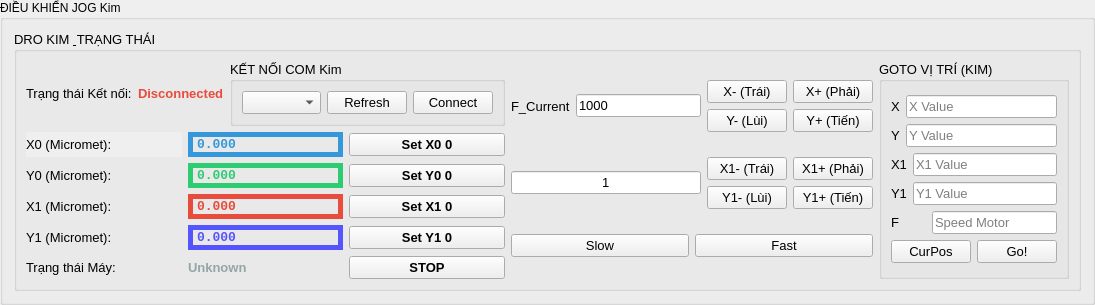
            <widget class="QGroupBox" name="groupBox_jogKim">
             <property name="sizePolicy">
              <sizepolicy hsizetype="Maximum" vsizetype="Maximum">
               <horstretch>0</horstretch>
               <verstretch>0</verstretch>
              </sizepolicy>
             </property>
             <property name="title">
              <string>ĐIỀU KHIỂN JOG Kim</string>
             </property>
             <layout class="QVBoxLayout" name="verticalLayout_jogKim_internal">
              <item>
               <widget class="QGroupBox" name="groupBox_droKim">
                <property name="font">
                 <font>
                  <pointsize>10</pointsize>
                 </font>
                </property>
                <property name="title">
                 <string>DRO KIM &amp; TRẠNG THÁI</string>
                </property>
                <layout class="QGridLayout" name="gridLayout_dro_Kim">
                 <item row="0" column="1">
                  <layout class="QVBoxLayout" name="verticalLayout_4">
                   <item>
                    <layout class="QHBoxLayout" name="horizontalLayout_5">
                     <item>
                      <layout class="QHBoxLayout" name="horizontalLayout_25">
                       <item>
                        <widget class="QLabel" name="label_2Kim">
                         <property name="text">
                          <string>F_Current</string>
                         </property>
                        </widget>
                       </item>
                       <item>
                        <widget class="QLineEdit" name="txt_input_send_FKim">
                         <property name="text">
                          <string>1000</string>
                         </property>
                        </widget>
                       </item>
                       <item>
                        <layout class="QVBoxLayout" name="verticalLayout_6">
                         <item>
                          <layout class="QHBoxLayout" name="horizontalLayout_36">
                           <item>
                            <widget class="QPushButton" name="jogXMinusKimButton">
                             <property name="text">
                              <string>X- (Trái)</string>
                             </property>
                            </widget>
                           </item>
                           <item>
                            <widget class="QPushButton" name="jogXPlusKimButton">
                             <property name="text">
                              <string>X+ (Phải)</string>
                             </property>
                            </widget>
                           </item>
                          </layout>
                         </item>
                         <item>
                          <layout class="QHBoxLayout" name="horizontalLayout_38">
                           <item>
                            <widget class="QPushButton" name="jogYMinusKimButton">
                             <property name="text">
                              <string>Y- (Lùi)</string>
                             </property>
                            </widget>
                           </item>
                           <item>
                            <widget class="QPushButton" name="jogYPlusKimButton">
                             <property name="text">
                              <string>Y+ (Tiến)</string>
                             </property>
                            </widget>
                           </item>
                          </layout>
                         </item>
                        </layout>
                       </item>
                      </layout>
                     </item>
                    </layout>
                   </item>
                   <item>
                    <layout class="QHBoxLayout" name="horizontalLayout_24">
                     <item>
                      <widget class="QLineEdit" name="txt_input_intervalDistanceKim">
                       <property name="layoutDirection">
                        <enum>Qt::LeftToRight</enum>
                       </property>
                       <property name="inputMethodHints">
                        <set>Qt::ImhDigitsOnly|Qt::ImhFormattedNumbersOnly|Qt::ImhPreferNumbers</set>
                       </property>
                       <property name="text">
                        <string>1</string>
                       </property>
                       <property name="alignment">
                        <set>Qt::AlignCenter</set>
                       </property>
                       <property name="placeholderText">
                        <string/>
                       </property>
                      </widget>
                     </item>
                     <item>
                      <layout class="QVBoxLayout" name="verticalLayout_5">
                       <item>
                        <layout class="QHBoxLayout" name="horizontalLayout">
                         <item>
                          <widget class="QPushButton" name="jogX1MinusKimButton">
                           <property name="text">
                            <string>X1- (Trái)</string>
                           </property>
                          </widget>
                         </item>
                         <item>
                          <widget class="QPushButton" name="jogX1PlusKimButton">
                           <property name="text">
                            <string>X1+ (Phải)</string>
                           </property>
                          </widget>
                         </item>
                        </layout>
                       </item>
                       <item>
                        <layout class="QHBoxLayout" name="horizontalLayout_26">
                         <item>
                          <widget class="QPushButton" name="jogY1MinusKimButton">
                           <property name="text">
                            <string>Y1- (Lùi)</string>
                           </property>
                          </widget>
                         </item>
                         <item>
                          <widget class="QPushButton" name="jogY1PlusKimButton">
                           <property name="text">
                            <string>Y1+ (Tiến)</string>
                           </property>
                          </widget>
                         </item>
                        </layout>
                       </item>
                      </layout>
                     </item>
                    </layout>
                   </item>
                   <item>
                    <layout class="QHBoxLayout" name="horizontalLayout_27">
                     <item>
                      <widget class="QPushButton" name="slowKimButton">
                       <property name="text">
                        <string>Slow</string>
                       </property>
                      </widget>
                     </item>
                     <item>
                      <widget class="QPushButton" name="fastKimButton">
                       <property name="text">
                        <string>Fast</string>
                       </property>
                      </widget>
                     </item>
                    </layout>
                   </item>
                  </layout>
                 </item>
                 <item row="0" column="0">
                  <layout class="QVBoxLayout" name="verticalLayout_3">
                   <item>
                    <layout class="QHBoxLayout" name="horizontalLayout_3">
                     <item>
                      <widget class="QLabel" name="label_status_title">
                       <property name="font">
                        <font>
                         <pointsize>10</pointsize>
                        </font>
                       </property>
                       <property name="text">
                        <string>Trạng thái Kết nối:</string>
                       </property>
                      </widget>
                     </item>
                     <item>
                      <widget class="QLabel" name="statusKimLabel">
                       <property name="font">
                        <font>
                         <pointsize>10</pointsize>
                         <weight>75</weight>
                         <bold>true</bold>
                        </font>
                       </property>
                       <property name="styleSheet">
                        <string>color: #e74c3c;</string>
                       </property>
                       <property name="text">
                        <string>Disconnected</string>
                       </property>
                      </widget>
                     </item>
                     <item>
                      <widget class="QGroupBox" name="groupBox_connectionKim">
                       <property name="title">
                        <string>KẾT NỐI COM Kim</string>
                       </property>
                       <layout class="QHBoxLayout" name="horizontalLayout_comKim">
                        <item>
                         <widget class="QComboBox" name="portComboBoxKim"/>
                        </item>
                        <item>
                         <widget class="QPushButton" name="refreshButtonKim">
                          <property name="text">
                           <string>Refresh</string>
                          </property>
                         </widget>
                        </item>
                        <item>
                         <widget class="QPushButton" name="connectButtonKim">
                          <property name="text">
                           <string>Connect</string>
                          </property>
                         </widget>
                        </item>
                       </layout>
                      </widget>
                     </item>
                    </layout>
                   </item>
                   <item>
                    <layout class="QHBoxLayout" name="horizontalLayout_20">
                     <item>
                      <widget class="QLabel" name="label_x_title">
                       <property name="sizePolicy">
                        <sizepolicy hsizetype="Minimum" vsizetype="Minimum">
                         <horstretch>0</horstretch>
                         <verstretch>0</verstretch>
                        </sizepolicy>
                       </property>
                       <property name="font">
                        <font>
                         <pointsize>10</pointsize>
                        </font>
                       </property>
                       <property name="autoFillBackground">
                        <bool>true</bool>
                       </property>
                       <property name="text">
                        <string>X0 (Micromet):</string>
                       </property>
                      </widget>
                     </item>
                     <item>
                      <widget class="QLabel" name="xPosKimLabel">
                       <property name="font">
                        <font>
                         <family>Consolas</family>
                         <pointsize>10</pointsize>
                         <weight>75</weight>
                         <bold>true</bold>
                        </font>
                       </property>
                       <property name="styleSheet">
                        <string>color: #3498db;</string>
                       </property>
                       <property name="frameShape">
                        <enum>QFrame::Box</enum>
                       </property>
                       <property name="lineWidth">
                        <number>5</number>
                       </property>
                       <property name="text">
                        <string>0.000</string>
                       </property>
                      </widget>
                     </item>
                     <item>
                      <widget class="QPushButton" name="SetX0KimButton">
                       <property name="font">
                        <font>
                         <weight>75</weight>
                         <bold>true</bold>
                        </font>
                       </property>
                       <property name="text">
                        <string>Set X0 0</string>
                       </property>
                      </widget>
                     </item>
                    </layout>
                   </item>
                   <item>
                    <layout class="QHBoxLayout" name="horizontalLayout_21">
                     <item>
                      <widget class="QLabel" name="label_y_title">
                       <property name="font">
                        <font>
                         <pointsize>10</pointsize>
                        </font>
                       </property>
                       <property name="text">
                        <string>Y0 (Micromet):</string>
                       </property>
                      </widget>
                     </item>
                     <item>
                      <widget class="QLabel" name="yPosKimLabel">
                       <property name="font">
                        <font>
                         <family>Consolas</family>
                         <pointsize>10</pointsize>
                         <weight>75</weight>
                         <bold>true</bold>
                        </font>
                       </property>
                       <property name="styleSheet">
                        <string>color: #2ecc71;</string>
                       </property>
                       <property name="frameShape">
                        <enum>QFrame::Box</enum>
                       </property>
                       <property name="lineWidth">
                        <number>5</number>
                       </property>
                       <property name="text">
                        <string>0.000</string>
                       </property>
                      </widget>
                     </item>
                     <item>
                      <widget class="QPushButton" name="SetY0KimButton">
                       <property name="font">
                        <font>
                         <weight>75</weight>
                         <bold>true</bold>
                        </font>
                       </property>
                       <property name="text">
                        <string>Set Y0 0</string>
                       </property>
                      </widget>
                     </item>
                    </layout>
                   </item>
                   <item>
                    <layout class="QHBoxLayout" name="horizontalLayout_22">
                     <item>
                      <widget class="QLabel" name="label_x1_title">
                       <property name="font">
                        <font>
                         <pointsize>10</pointsize>
                        </font>
                       </property>
                       <property name="text">
                        <string>X1 (Micromet):</string>
                       </property>
                      </widget>
                     </item>
                     <item>
                      <widget class="QLabel" name="x1PosKimLabel">
                       <property name="font">
                        <font>
                         <family>Consolas</family>
                         <pointsize>10</pointsize>
                         <weight>75</weight>
                         <bold>true</bold>
                        </font>
                       </property>
                       <property name="styleSheet">
                        <string>color: #e74c3c;</string>
                       </property>
                       <property name="frameShape">
                        <enum>QFrame::Box</enum>
                       </property>
                       <property name="lineWidth">
                        <number>5</number>
                       </property>
                       <property name="text">
                        <string>0.000</string>
                       </property>
                      </widget>
                     </item>
                     <item>
                      <widget class="QPushButton" name="SetX1KimButton">
                       <property name="font">
                        <font>
                         <weight>75</weight>
                         <bold>true</bold>
                        </font>
                       </property>
                       <property name="text">
                        <string>Set X1 0</string>
                       </property>
                      </widget>
                     </item>
                    </layout>
                   </item>
                   <item>
                    <layout class="QHBoxLayout" name="horizontalLayout_23">
                     <item>
                      <widget class="QLabel" name="label_y1_title">
                       <property name="text">
                        <string>Y1 (Micromet):</string>
                       </property>
                      </widget>
                     </item>
                     <item>
                      <widget class="QLabel" name="y1PosKimLabel">
                       <property name="font">
                        <font>
                         <family>Consolas</family>
                         <pointsize>10</pointsize>
                         <weight>75</weight>
                         <bold>true</bold>
                        </font>
                       </property>
                       <property name="styleSheet">
                        <string notr="true">color: rgb(85, 85, 255);</string>
                       </property>
                       <property name="frameShape">
                        <enum>QFrame::Box</enum>
                       </property>
                       <property name="lineWidth">
                        <number>5</number>
                       </property>
                       <property name="text">
                        <string>0.000</string>
                       </property>
                      </widget>
                     </item>
                     <item>
                      <widget class="QPushButton" name="SetY1KimButton">
                       <property name="font">
                        <font>
                         <weight>75</weight>
                         <bold>true</bold>
                        </font>
                       </property>
                       <property name="text">
                        <string>Set Y1 0</string>
                       </property>
                      </widget>
                     </item>
                    </layout>
                   </item>
                   <item>
                    <layout class="QHBoxLayout" name="horizontalLayout_19">
                     <item>
                      <widget class="QLabel" name="label_state_title">
                       <property name="text">
                        <string>Trạng thái Máy:</string>
                       </property>
                      </widget>
                     </item>
                     <item>
                      <widget class="QLabel" name="stateKimLabel">
                       <property name="font">
                        <font>
                         <pointsize>10</pointsize>
                         <weight>75</weight>
                         <bold>true</bold>
                        </font>
                       </property>
                       <property name="styleSheet">
                        <string>color: #95a5a6;</string>
                       </property>
                       <property name="text">
                        <string>Unknown</string>
                       </property>
                      </widget>
                     </item>
                     <item>
                      <widget class="QPushButton" name="StopKimbtn">
                       <property name="font">
                        <font>
                         <weight>75</weight>
                         <bold>true</bold>
                        </font>
                       </property>
                       <property name="text">
                        <string>STOP</string>
                       </property>
                      </widget>
                     </item>
                    </layout>
                   </item>
                  </layout>
                 </item>
                 <item row="0" column="2">
                  <widget class="QGroupBox" name="groupBox_manualKim_goto">
                   <property name="title">
                    <string>GOTO VỊ TRÍ (KIM)</string>
                   </property>
                   <layout class="QGridLayout" name="gridLayout_manual_gotoKim">
                    <item row="0" column="0">
                     <layout class="QVBoxLayout" name="verticalLayout_13">
                      <item>
                       <layout class="QHBoxLayout" name="horizontalLayout_28">
                        <item>
                         <widget class="QLabel" name="label_goto_XKim">
                          <property name="text">
                           <string>X</string>
                          </property>
                          <property name="alignment">
                           <set>Qt::AlignCenter</set>
                          </property>
                         </widget>
                        </item>
                        <item>
                         <widget class="QLineEdit" name="txt_input_goto_XKim">
                          <property name="placeholderText">
                           <string>X Value</string>
                          </property>
                         </widget>
                        </item>
                       </layout>
                      </item>
                      <item>
                       <layout class="QHBoxLayout" name="horizontalLayout_29">
                        <item>
                         <widget class="QLabel" name="label_goto_YKim">
                          <property name="text">
                           <string>Y</string>
                          </property>
                          <property name="alignment">
                           <set>Qt::AlignCenter</set>
                          </property>
                         </widget>
                        </item>
                        <item>
                         <widget class="QLineEdit" name="txt_input_goto_YKim">
                          <property name="placeholderText">
                           <string>Y Value</string>
                          </property>
                         </widget>
                        </item>
                       </layout>
                      </item>
                      <item>
                       <layout class="QHBoxLayout" name="horizontalLayout_30">
                        <item>
                         <widget class="QLabel" name="label_goto_X1Kim">
                          <property name="text">
                           <string>X1</string>
                          </property>
                          <property name="alignment">
                           <set>Qt::AlignCenter</set>
                          </property>
                         </widget>
                        </item>
                        <item>
                         <widget class="QLineEdit" name="txt_input_goto_X1Kim">
                          <property name="placeholderText">
                           <string>X1 Value</string>
                          </property>
                         </widget>
                        </item>
                       </layout>
                      </item>
                      <item>
                       <layout class="QHBoxLayout" name="horizontalLayout_31">
                        <item>
                         <widget class="QLabel" name="label_goto_Y1Kim">
                          <property name="text">
                           <string>Y1</string>
                          </property>
                         </widget>
                        </item>
                        <item>
                         <widget class="QLineEdit" name="txt_input_goto_Y1Kim">
                          <property name="placeholderText">
                           <string>Y1 Value</string>
                          </property>
                         </widget>
                        </item>
                       </layout>
                      </item>
                      <item>
                       <layout class="QHBoxLayout" name="horizontalLayout_32">
                        <item>
                         <widget class="QLabel" name="labelKim">
                          <property name="text">
                           <string>F</string>
                          </property>
                         </widget>
                        </item>
                        <item>
                         <widget class="QLineEdit" name="txt_input_goto_FKim">
                          <property name="sizePolicy">
                           <sizepolicy hsizetype="Minimum" vsizetype="Fixed">
                            <horstretch>0</horstretch>
                            <verstretch>0</verstretch>
                           </sizepolicy>
                          </property>
                          <property name="placeholderText">
                           <string>Speed Motor</string>
                          </property>
                         </widget>
                        </item>
                       </layout>
                      </item>
                      <item>
                       <layout class="QHBoxLayout" name="horizontalLayout_34">
                        <item>
                         <widget class="QPushButton" name="CurrentPosKimButton">
                          <property name="text">
                           <string>CurPos</string>
                          </property>
                         </widget>
                        </item>
                        <item>
                         <widget class="QPushButton" name="btn_manual_gotoKim">
                          <property name="text">
                           <string>Go!</string>
                          </property>
                         </widget>
                        </item>
                       </layout>
                      </item>
                     </layout>
                    </item>
                   </layout>
                  </widget>
                 </item>
                </layout>
               </widget>
              </item>
             </layout>
            </widget>
